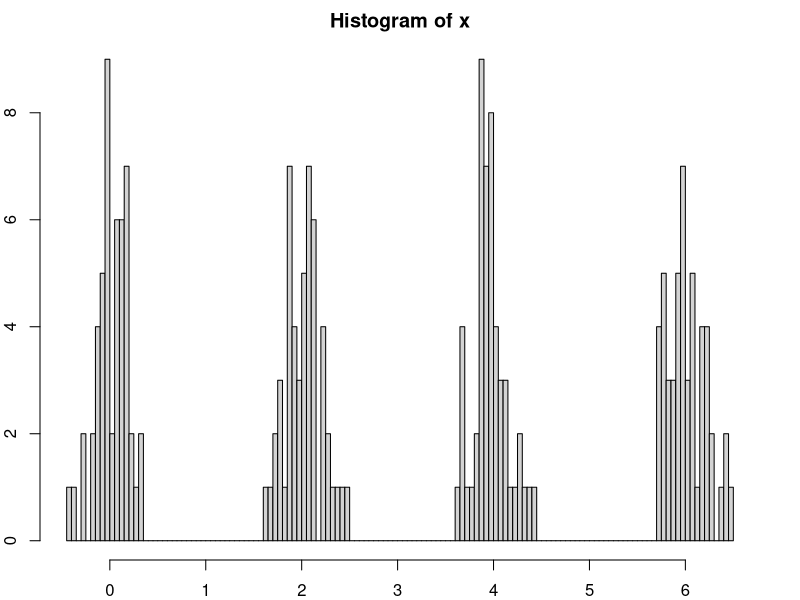
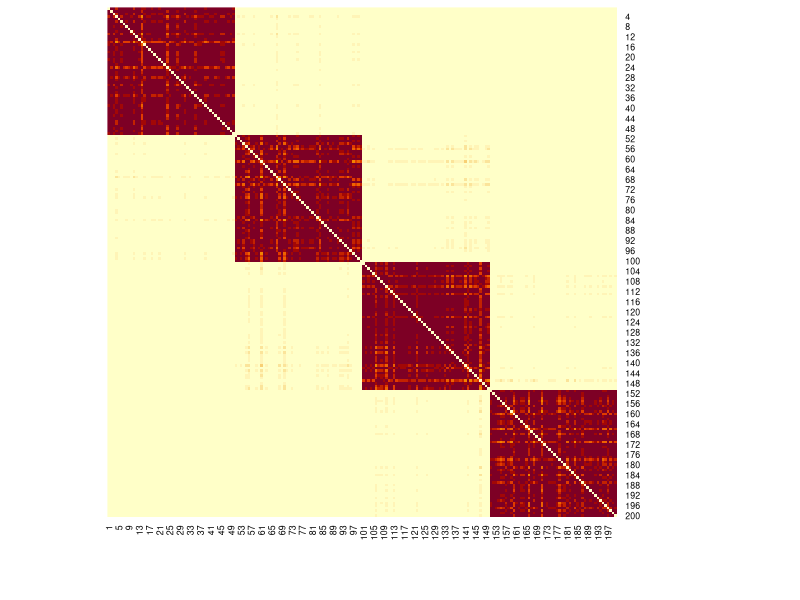
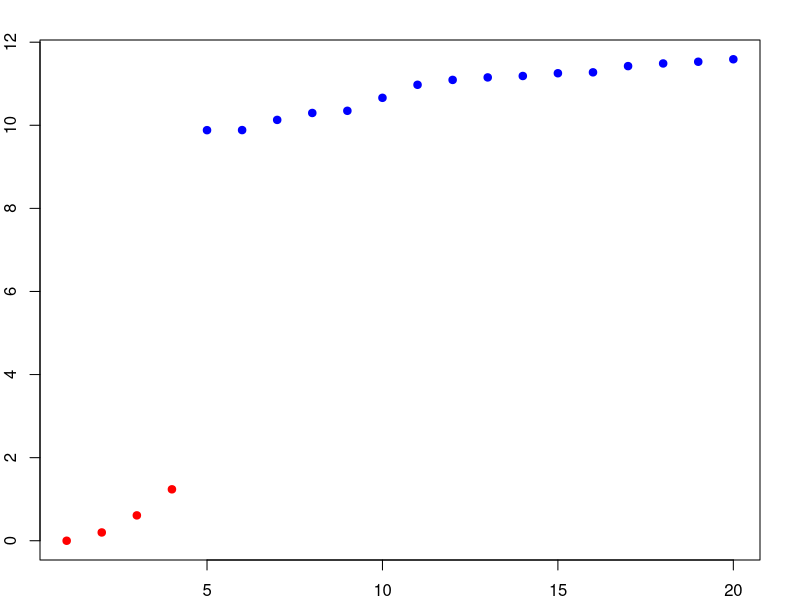
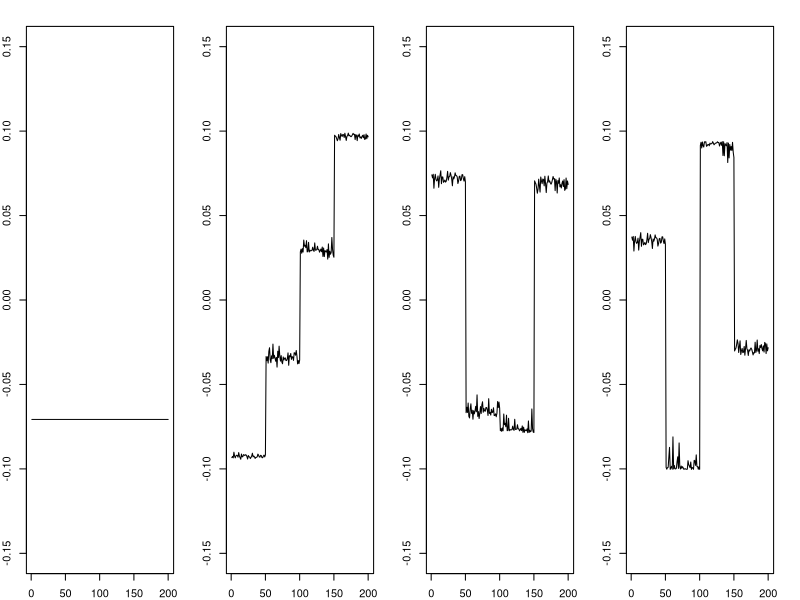
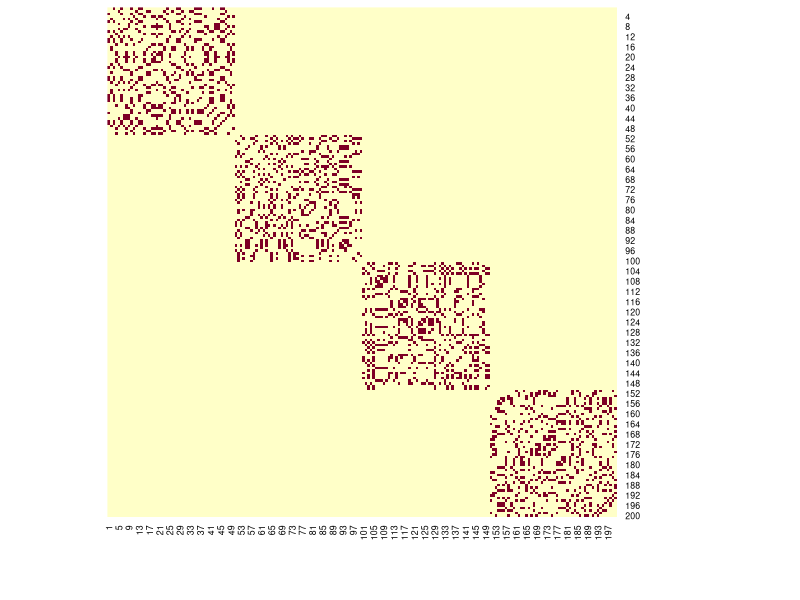
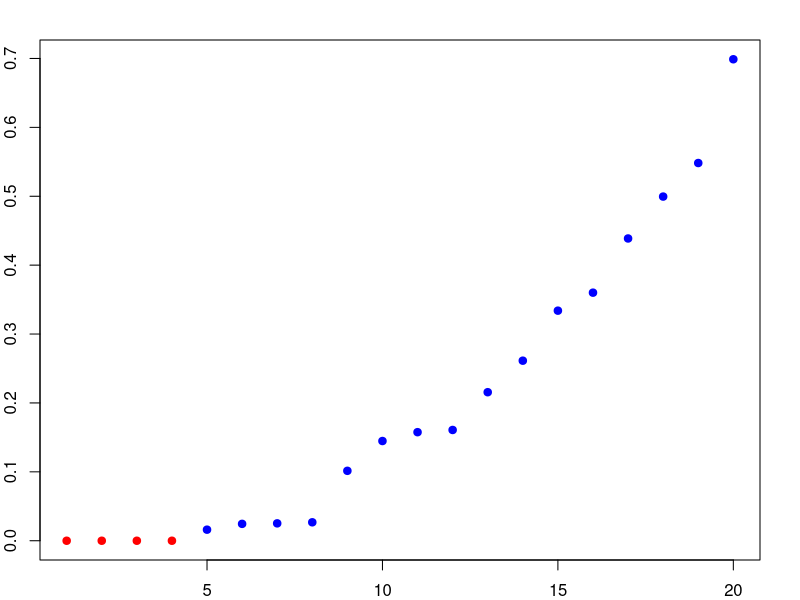
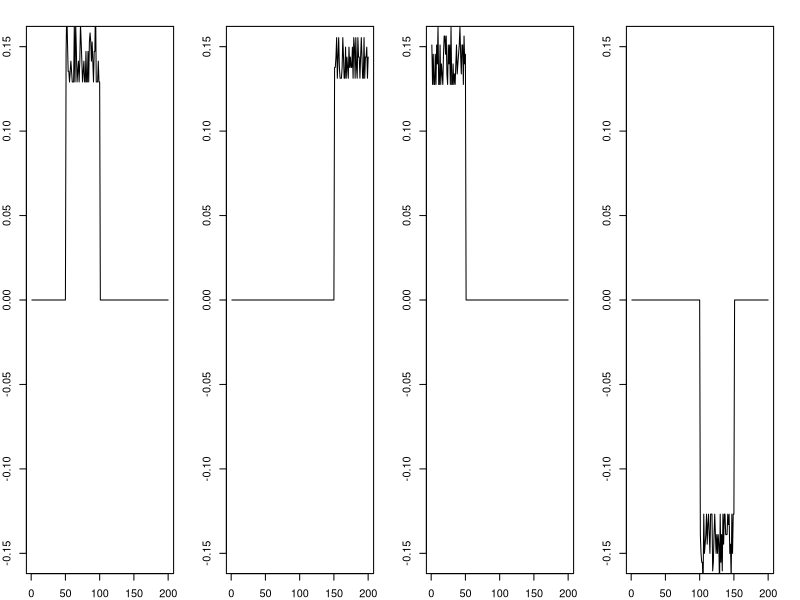
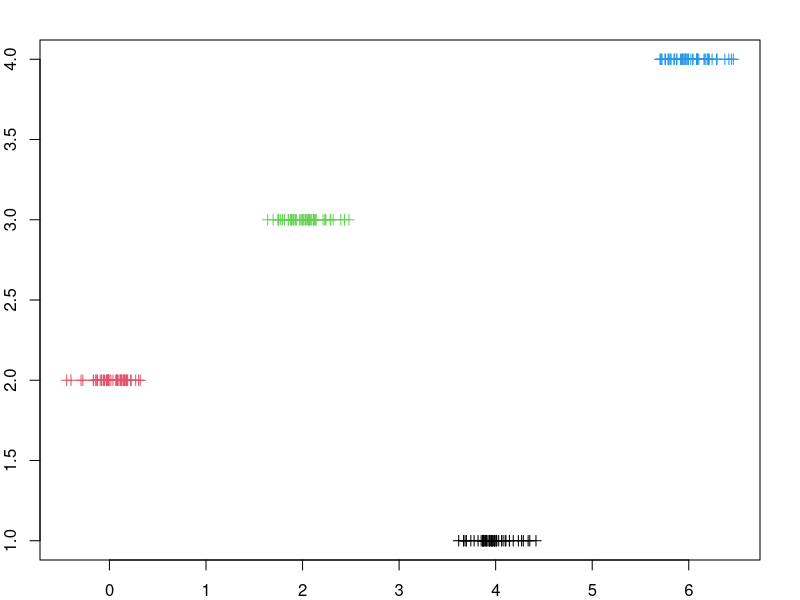

Recreate these plots in R, in order.
## ---- chunk 1
  options(width = 100)
  knitr::opts_knit$set(global.par = TRUE)
  knitr::opts_chunk$set(collapse = TRUE, fig.dim = c(6, 6),
                        out.width = "45%", fig.align = 'center')
## ---- chunk 2
  par(bg="transparent")
  par(mar=c(2,2,2,2))
  par(mfrow=c(1,1))
## ---- chunk 3
  set.seed(1)
  n = 50
  x = c(rnorm(n, 0, 0.2), rnorm(n, 2, 0.2), rnorm(n, 4, 0.2), rnorm(n, 6, 0.2))
  hist(x, breaks = 100)
## ---- chunk 4
  # construct the adjacency matrix
  W = as.matrix(exp(-dist(as.matrix(x))^2) / 4)
  heatmap(W, Rowv = NA, Colv=NA, symm = TRUE, revC = TRUE)
  
  # compute the degree of each vertex
  d = colSums(W)
  
  # the laplacian matrix
  L = diag(d) - W
  
  # eigen-decomposition
  f = eigen(L, symmetric = TRUE)
  
  # plot the eigen-values 
  # we need the samll ones, but notice that the smallest one should be exactly zero
  plot(rev(f$values)[1:20], pch = 19, ylab = "eigen-values", 
       col = c(rep("red", 4), rep("blue", 196)))
  
## ---- chunk 5
  par(mfrow=c(1,4))
## ---- chunk 6
  # plot the last four eigen-vectors
  plot(f$vectors[, 200], type = "l", ylab = "eigen-values", ylim = c(-0.15, 0.15))
  plot(f$vectors[, 199], type = "l", ylab = "eigen-values", ylim = c(-0.15, 0.15))
  plot(f$vectors[, 198], type = "l", ylab = "eigen-values", ylim = c(-0.15, 0.15))
  plot(f$vectors[, 197], type = "l", ylab = "eigen-values", ylim = c(-0.15, 0.15))
## ---- chunk 7
  library(FNN)
  nn = get.knn(x, k=10)
  W = matrix(0, 200, 200)
  for (i in 1:200)
    W[i, nn$nn.index[i, ]] = 1
  
  # W is not necessary symmetric
  W = pmax(W, t(W))
  
  heatmap(W, Rowv = NA, Colv=NA, symm = TRUE, revC = TRUE)
## ---- chunk 8
  par(mfrow=c(1,1))
## ---- chunk 9
  # compute the degree of each vertex
  d = colSums(W)
  
  # the laplacian matrix
  L = diag(200) - diag(1/sqrt(d)) %*% W %*% diag(1/sqrt(d))
  
  # eigen-decomposition
  f = eigen(L, symmetric = TRUE)
  
  # plot the eigen-values 
  # we need the smallest ones
  plot(rev(f$values)[1:20], pch = 19, ylab = "eigen-values", 
       col = c(rep("red", 4), rep("blue", 196)))
## ---- chunk 10
  par(mfrow=c(1,4))
## ---- chunk 11
  # plot the last four eigen-vectors
  plot(f$vectors[, 200], type = "l", ylab = "eigen-values", ylim = c(-0.15, 0.15))
  plot(f$vectors[, 199], type = "l", ylab = "eigen-values", ylim = c(-0.15, 0.15))
  plot(f$vectors[, 198], type = "l", ylab = "eigen-values", ylim = c(-0.15, 0.15))
  plot(f$vectors[, 197], type = "l", ylab = "eigen-values", ylim = c(-0.15, 0.15))
## ---- chunk 12
  par(mfrow=c(1,1))
## ---- chunk 13
  cl = kmeans(f$vectors[, 197:199], centers = 4, nstart = 100)
  plot(x, cl$cluster, ylab = "Cluster", col = cl$cluster, pch = 3)
